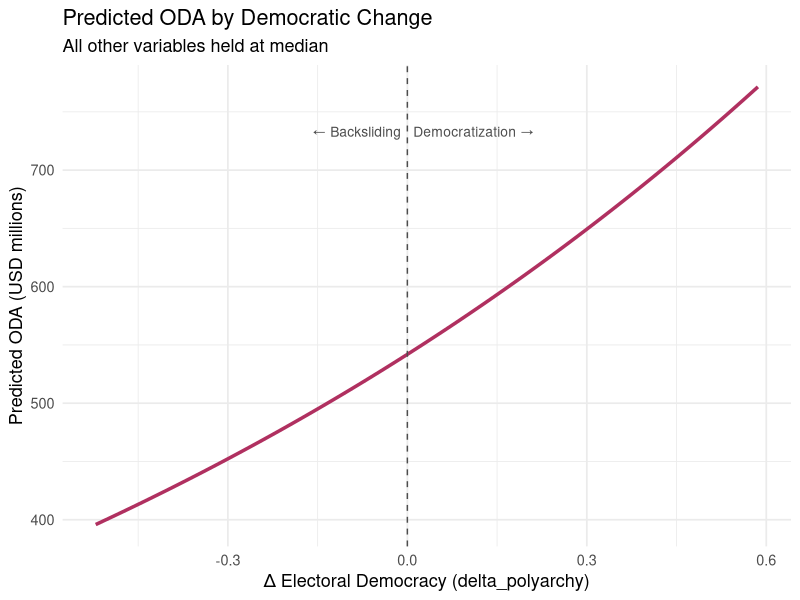

Generate this figure with R:
## ---- chunk 1
#| label: setup

# load packages and data — runs silently before any slide
library(tidyverse)
library(MASS)
library(knitr)
library(here)

# load pre-built analysis dataset (produced by data_merge.qmd)
# here() always resolves to the project root (.Rproj location)
analysis <- read_csv(here("sania/analysis_merged.csv"))

# re-fit models
nb_levels <- glm.nb(
  oda_count ~ v2x_polyarchy + v2x_corr + v2x_rule + v2xcl_rol +
              log(gdp_per_capita) + offset(log(population)),
  data = analysis
)

nb_backsliding <- glm.nb(
  oda_count ~ delta_polyarchy + v2x_polyarchy + v2x_corr + v2x_rule + v2xcl_rol +
              log(gdp_per_capita) + offset(log(population)),
  data = analysis
)
## ---- chunk 2
#| label: variable-table

var_table <- tribble(
  ~Role,          ~Variable,            ~Description,
  "Outcome",      "oda_count",          "Total ODA received (USD millions, rounded)",
  "Key predictor","delta_polyarchy",    "Year-over-year change in electoral democracy (V-Dem)",
  "Control",      "v2x_polyarchy",      "Electoral democracy level (V-Dem)",
  "Control",      "v2x_corr",           "Political corruption index (V-Dem)",
  "Control",      "v2x_rule",           "Rule of law index (V-Dem)",
  "Control",      "v2xcl_rol",          "Civil liberties / equality before the law (V-Dem)",
  "Control",      "log(gdp_per_capita)","Log GDP per capita, constant 2015 USD (World Bank)",
  "Offset",       "log(population)",    "Log population — scales outcome by country size"
)

kable(var_table, align = "lll")
## ---- chunk 3
#| label: coef-table

# extract and format coefficients from both models
fmt <- function(model) {
  tidy <- broom::tidy(model)
  tidy %>%
    filter(term != "(Intercept)") %>%
    transmute(
      Predictor = recode(term,
        "delta_polyarchy"    = "Backsliding (Δ democracy)",
        "v2x_polyarchy"      = "Democracy level",
        "v2x_corr"           = "Corruption",
        "v2x_rule"           = "Rule of law",
        "v2xcl_rol"          = "Civil liberties",
        "log(gdp_per_capita)"= "log(GDP per capita)"
      ),
      Estimate  = round(estimate, 3),
      `Std. Error` = round(std.error, 3),
      `p-value` = case_when(
        p.value < .001 ~ "<.001",
        TRUE           ~ as.character(round(p.value, 3))
      )
    )
}

m1 <- fmt(nb_levels)    %>% rename_with(~ paste0(.x, " (M1)"), -Predictor)
m2 <- fmt(nb_backsliding) %>% rename_with(~ paste0(.x, " (M2)"), -Predictor)

full_table <- full_join(m1, m2, by = "Predictor")

kable(full_table, align = "lrrrrrr")
## ---- chunk 4
#| label: pred-plot
#| fig-align: center
#| fig-width: 8
#| fig-height: 4.5

# build a prediction grid: vary delta_polyarchy, hold everything else at median
pred_data <- tibble(
  delta_polyarchy  = seq(min(analysis$delta_polyarchy, na.rm = TRUE),
                         max(analysis$delta_polyarchy, na.rm = TRUE),
                         length.out = 100),
  v2x_polyarchy    = median(analysis$v2x_polyarchy,    na.rm = TRUE),
  v2x_corr         = median(analysis$v2x_corr,         na.rm = TRUE),
  v2x_rule         = median(analysis$v2x_rule,         na.rm = TRUE),
  v2xcl_rol        = median(analysis$v2xcl_rol,        na.rm = TRUE),
  gdp_per_capita   = median(analysis$gdp_per_capita,   na.rm = TRUE),
  population       = median(analysis$population,       na.rm = TRUE)
)

pred_data$predicted_oda <- predict(nb_backsliding, newdata = pred_data, type = "response")

ggplot(pred_data, aes(x = delta_polyarchy, y = predicted_oda)) +
  geom_line(linewidth = 1.2, color = "maroon") +
  geom_vline(xintercept = 0, linetype = "dashed", color = "grey30") +
  annotate("text", x = -0.01, y = max(pred_data$predicted_oda) * 0.95,
           label = "← Backsliding", hjust = 1, color = "grey30", size = 3.5) +
  annotate("text", x =  0.01, y = max(pred_data$predicted_oda) * 0.95,
           label = "Democratization →", hjust = 0, color = "grey30", size = 3.5) +
  labs(
    title    = "Predicted ODA by Democratic Change",
    subtitle = "All other variables held at median",
    x        = "Δ Electoral Democracy (delta_polyarchy)",
    y        = "Predicted ODA (USD millions)"
  ) +
  theme_minimal(base_size = 13)
